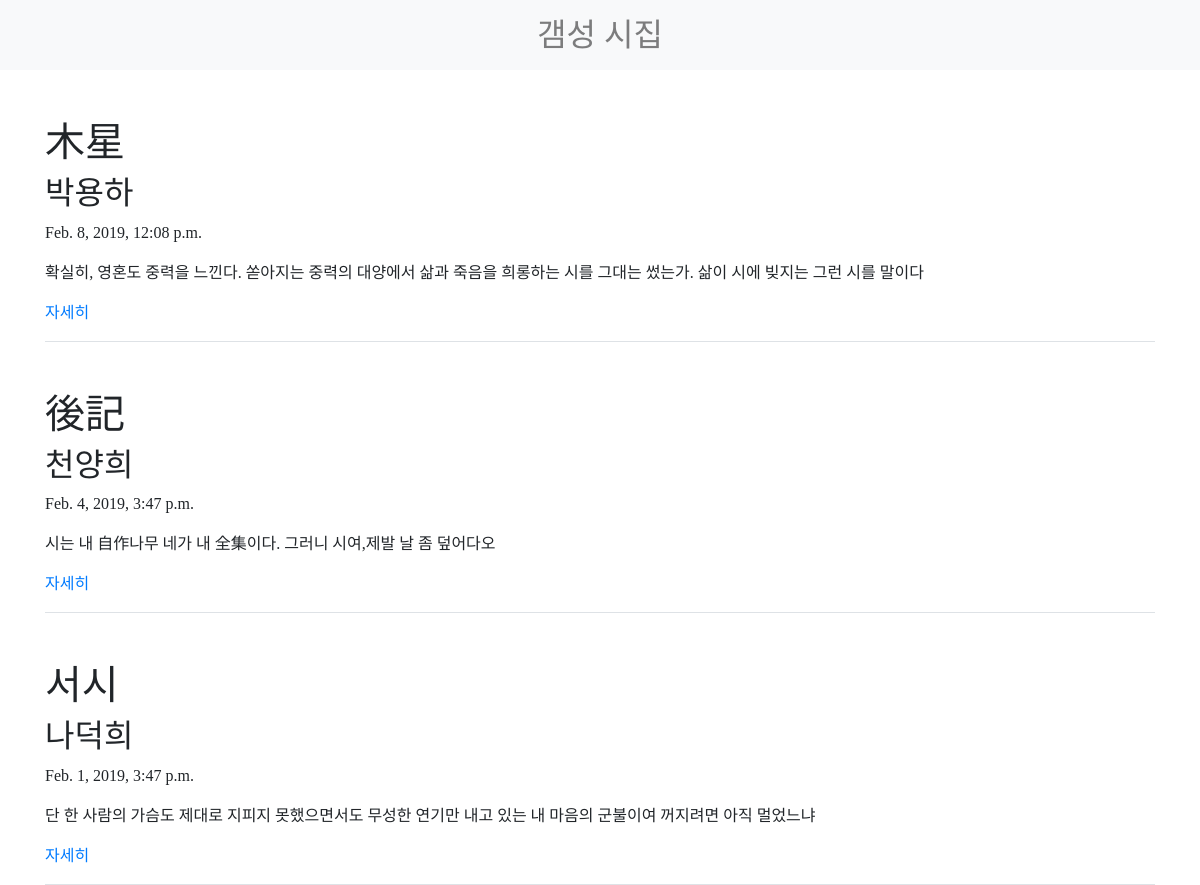
The page / on the database its author committed.
### blog/models.py (models this page shows, shortened)
class Blog(models.Model):
    title = models.CharField(max_length=200)
    sub_title = models.CharField(max_length=200)
    pub_date = models.DateTimeField('date published')
    body = models.TextField()
    def summary(self):
        return self.body[:100]

### blog/views.py (the view)
# urls.py: 2. Add a URL to urlpatterns:  path('', views.home, name='home')
def home(request):
    blogs = Blog.objects
    return render(request, 'home.html', {'blogs':blogs})

### blog/templates/home.html (shortened to what this page needs)
<head>
    <link rel="stylesheet" href="https://stackpath.bootstrapcdn.com/bootstrap/4.2.1/css/bootstrap.min.css">
</head>
<nav class="navbar navbar-light bg-light">
    <div class="container-fluid">
        <span class="navbar-text mx-auto">
            <h2 style="margin:0">갬성 시집</h2>
        </span>
    </div>
</nav>
<div class="container">
    {% for blog in blogs.all %}
    <div class="border-bottom mt-5">
        <h1>{{blog.title}}</h1>
        <h2>{{blog.sub_title}}</h2>
        <p>{{blog.pub_date}}</p>
        <p>{{blog.summary}}</p>
        <p><a href="{%url 'detail' blog.id%} ">자세히</a></p>
    </div>
    {%endfor%}
</div>

### blog/templates/home.html (style rules this page uses)
h2,h3,h4,h5,h6,p { font-family: 'Nanum Pen Script' }

### rows shown on the page
Blog: title "木星", sub_title "박용하", pub_date "Feb. 8, 2019, 12:08 p.m.", summary "확실히, 영혼도 중력을 느낀다. 쏟아지는 중력의 대양에서 삶과 죽음을 희롱하는 시를 그대는 썼는가. 삶이 시에 빚지는 그런 시를 말이다"
Blog: title "後記", sub_title "천양희", pub_date "Feb. 4, 2019, 3:47 p.m.", summary "시는 내 自作나무 네가 내 全集이다. 그러니 시여,제발 날 좀 덮어다오"
Blog: title "서시", sub_title "나덕희", pub_date "Feb. 1, 2019, 3:47 p.m.", summary "단 한 사람의 가슴도 제대로 지피지 못했으면서도 무성한 연기만 내고 있는 내 마음의 군불이여 꺼지려면 아직 멀었느냐"
